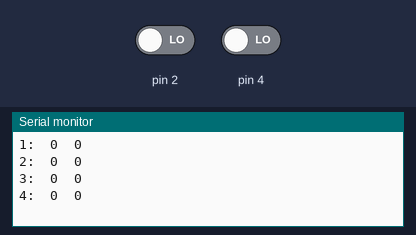
Recording of a sketch running on a simulated Arduino Uno, built with avr-gcc and run on an emulated ATmega328P. Shown: the last lines printed to the serial monitor. Inputs (shaded band) come from the test bench; at power-on: pin 2 LOW, pin 4 LOW.

Above: at 1.8 s.
1.9 s: pin 2 driven HIGH
At 2.3 s:
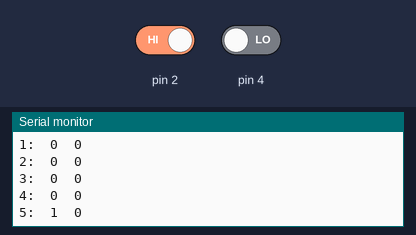
3.4 s: pin 4 driven HIGH
At 3.9 s:
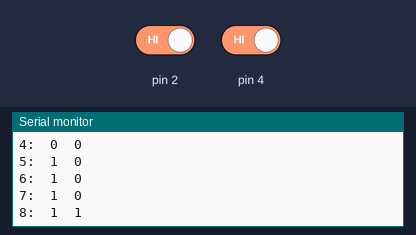
4.9 s: pin 2 driven LOW
At 5.4 s:
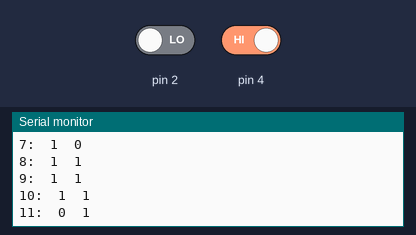
6.4 s: pin 4 driven LOW
At 6.9 s:
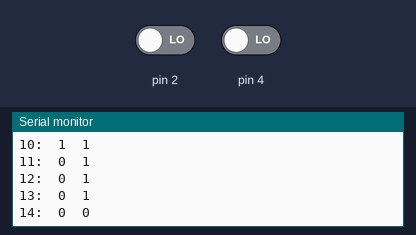
Timing chart, 0 to 8.9 s (numbered marks = the images above; inputs shaded):
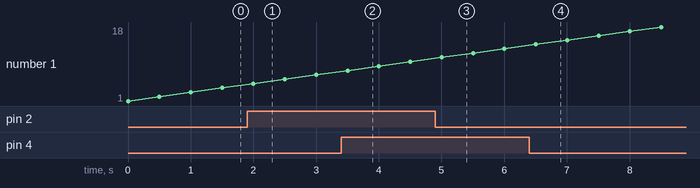

The sketch:

botoes.ino
```cpp
void setup() {
  // put your setup code here, to run once:
  pinMode(2, INPUT);
  pinMode(4, INPUT);
  Serial.begin(9600);
}
int i = 0;

void loop() {
  i++;
  // put your main code here, to run repeatedly:
  Serial.println((String) i + ":\t" + digitalRead(2) + "\t" + digitalRead(4));
  delay(500);
}
```

Measured:
- after the input at 1.9 s, the serial monitor: prints a new line after 0.10 s (image 1)
- after the input at 3.4 s, the serial monitor: prints a new line after 0.10 s (image 2)
- after the input at 4.9 s, the serial monitor: prints a new line after 0.10 s (image 3)
- after the input at 6.4 s, the serial monitor: prints a new line after 0.10 s (image 4)
